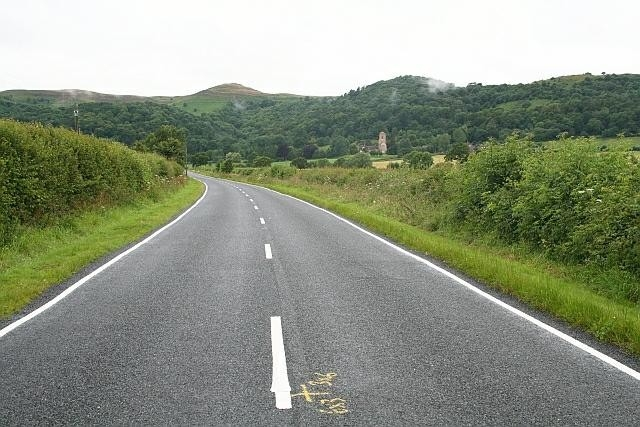
#> input picture Lane Line Detection/Image/test_lane.jpg, 640 x 427 px
$ jupyter execute 'Test on new Image.ipynb'
#> lines starting #> are read from the running program, lines starting #| are printed output that depends on the picture; after the words box and inside, x2 and y2 are one past the last pixel; in counts of white or black regions, pixels touching at a corner belong together
[cell 1]
import cv2
import matplotlib.pyplot as plt
import numpy as np

[cell 2]
image = plt.imread('Image/test_lane.jpg')
#> image is the input picture: shape (427, 640, 3); mean R, G, B 140.2, 147.4, 128.9
im2 = plt.imread('Image/road-line-detection.jpeg')
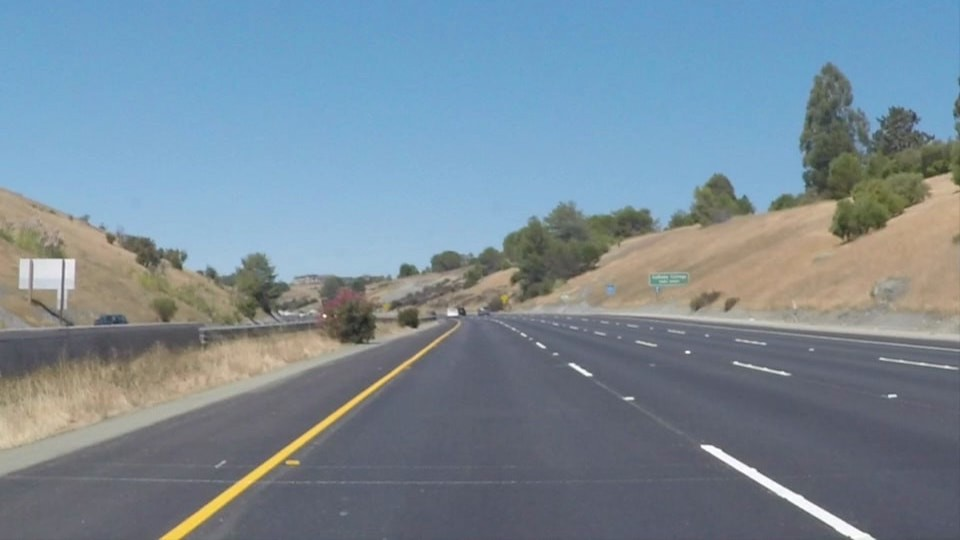
#> input picture Lane Line Detection/Image/road-line-detection.jpeg, 960 x 540 px
#> im2 is the input picture: shape (540, 960, 3); mean R, G, B 120.8, 138.6, 151.6

[cell 3]
plt.imshow(im2)

[cell 4]
im2.shape

[cell 5]
def canny_edge(img):
    """
    This function takes an image, return edges detected in it
    it can work for both gray and colored images.
    """
    if len(img.shape) > 2:
        assert len(img.shape) == 3, "expected a 3d array at most"
        #copy image
        copy_img = img.copy()
        #convert to gray scale
        gray_img = cv2.cvtColor(copy_img, cv2.COLOR_RGB2GRAY)
    else:
        gray_img = img.copy()

    #gaussian blur
    blur_img = cv2.GaussianBlur(gray_img, (5, 5), 0)

    #canny edge detection
    canny_img = cv2.Canny(blur_img, 50, 150)

    return canny_img


def region_of_interest(img):
    """
    This function returns an enclosed region
    of our field of view.

    arguments:
    img -> a canny edge detected image.
    """

    height = image.shape[0]
    polygons = np.array([
        [(150, height), (900, height), (550, 250)]
    ])
    mask = np.zeros_like(img)
    cv2.fillPoly(mask, polygons, 255) #255 will be the color of the polygon

    #bitwise and
    masked_img = cv2.bitwise_and(img, mask)
    return masked_img


def make_coordinates(img, line_parameters):
    slope, intercept = line_parameters
    y1 = img.shape[0]
    # we want the height of the new line to be 3/5 of the y-axis
    y2 = int(y1 * (3/5))
    # re-arranging y= mx + b we can get the x-coordinate values
    x1 = int((y1-intercept)/slope)
    x2 = int((y2-intercept)/slope)
    #the maths above allows both of our lines to have
    #the same vertical coordinates
    return np.array([x1, y1, x2, y2])

def average_slope_intercept(img, lines):
    left_fit = []
    right_fit = []

    for line in lines:
        x1, y1, x2, y2 =line.reshape(4)
        parameters = np.polyfit((x1, x2), (y1, y2), 1)
        slope = parameters[0]
        intercept = parameters[1]
        if slope < 0:
            left_fit.append((slope, intercept))
        else:
            right_fit.append((slope, intercept))
    left_fit_average = np.average(left_fit, axis=0)
    right_fit_average = np.average(right_fit, axis=0)
    left_line = make_coordinates(img, left_fit_average)
    right_line = make_coordinates(img, right_fit_average)

    return np.array([left_line, right_line])


def display_lines(img, lines):
    line_img = np.zeros_like(img)
    #lines will be a 3d array
    if lines is not None:
        for line in lines:
            x1, y1, x2, y2 = line
            #let's draw the line one our line_img mask
            #with BGR color of blue and line thickness of 10
            cv2.line(line_img, (x1,y1), (x2, y2), (255, 0, 0), 10)
    return line_img

[cell 6]
# import image
#image = cv2.imread('image/test_lane.jpg')
image = cv2.imread('Image/road-line-detection.jpeg')
#> image: shape (540, 960, 3)
# create a copy to work with
lane_image = np.copy(image)

#find edges in the image
canny_image = canny_edge(lane_image)
#> in canny_edge, `gray_img = cv2.cvtColor(copy_img, cv2.COLOR_RGB2GRAY)`:
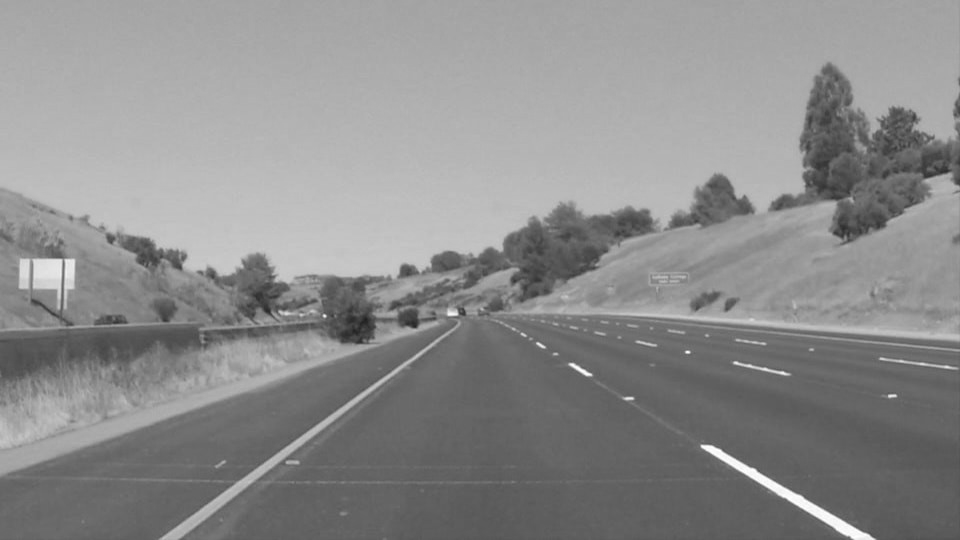
#> gray_img: shape (540, 960); min 31, max 255, mean 140.4
#> in canny_edge, `canny_img = cv2.Canny(blur_img, 50, 150)`:
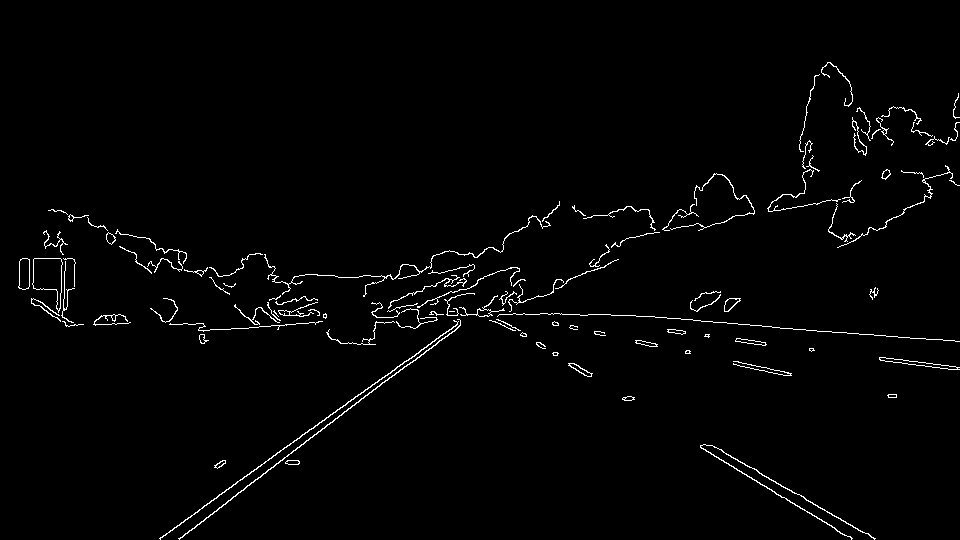
#> canny_img: shape (540, 960); 1.7% white in thin lines or dots, all inside (x1, y1, x2, y2) = (18, 62, 960, 540)

plt.imshow(canny_image)

[cell 7]
lane_image.shape

[cell 8]
#identify your region of interest
roi_image = region_of_interest(canny_image)
#> in region_of_interest, `masked_img = cv2.bitwise_and(img, mask)`:
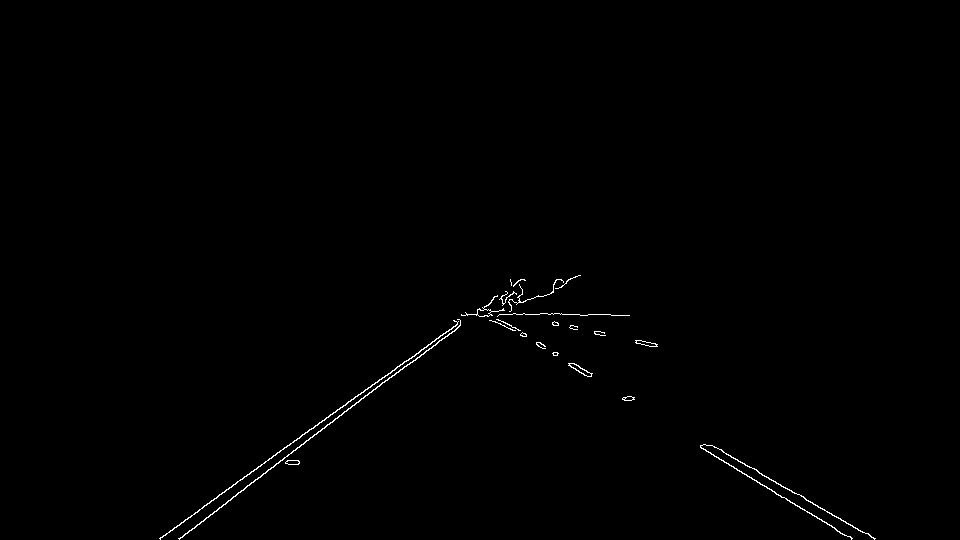
#> masked_img: shape (540, 960); 0.46% white in thin lines or dots, all inside (x1, y1, x2, y2) = (159, 275, 876, 540)
plt.imshow(roi_image, cmap='gray')

[cell 9]
#aply hough transform
detected_lines = cv2.HoughLinesP(roi_image, 2, np.pi/180, 100, np.array([]), minLineLength=40, maxLineGap=5)
#> detected_lines = [[228, 500, 460, 325], [160, 539, 217, 497], [160, 538, 382, 377], [741, 471, 851, 539], [712, 445, 874, 538], [179, 539, 230, 500], [700, 446, 781, 497], [420, 350, 460, 321], [341, 407, 434, 341]]
detected_lines
#> Out has the same summary as detected_lines

[cell 10]
#apply hough transform
detected_lines = cv2.HoughLinesP(roi_image, 2, np.pi/180, 100, np.array([]), minLineLength=40, maxLineGap=5)
left_fit = []
right_fit = []

for line in detected_lines:
    line.reshape(4)
    x1, y1, x2, y2 =line.reshape(4)
    parameters = np.polyfit((x1, x2), (y1, y2), 1)
    slope = parameters[0]
    intercept = parameters[1]
    if slope < 0:
        left_fit.append((slope, intercept))
    else:
        right_fit.append((slope, intercept))
#> this loop made 9 passes
#> (x1, y1, x2, y2, slope, intercept) on passes 1 to 8: (228, 500, 460, 325, -0.754, 672), (160, 539, 217, 497, -0.737, 656.9), (160, 538, 382, 377, -0.725, 654), (741, 471, 851, 539, 0.618, 12.93), (712, 445, 874, 538, 0.574, 36.26), (179, 539, 230, 500, -0.765, 675.9), (700, 446, 781, 497, 0.63, 5.26), (420, 350, 460, 321, -0.725, 654.5)
#> after the loop, left_fit = [(-0.754, 672), (-0.737, 656.9), (-0.725, 654), (-0.765, 675.9), (-0.725, 654.5), (-0.71, 649)]; right_fit = [(0.618, 12.93), (0.574, 36.26), (0.63, 5.26)]

left_fit_average = np.average(left_fit, axis=0)
#> left_fit_average = [-0.736, 660.4]
right_fit_average = np.average(right_fit, axis=0)
#> right_fit_average = [0.607, 18.15]

[cell 11]
right_fit
#> Out = [(0.618, 12.93), (0.574, 36.26), (0.63, 5.26)]

[cell 12]
left_fit
#> Out has the same summary as left_fit

[cell 13]
left_line = make_coordinates(lane_image, left_fit_average)
#> in make_coordinates, `slope, intercept = line_parameters`: slope = -0.736; intercept = 660.4
#> in make_coordinates, `x1 = int((y1-intercept)/slope)`: x1 = 163
#> in make_coordinates, `x2 = int((y2-intercept)/slope)`: x2 = 457
#> left_line = [163, 540, 457, 324]
right_line = make_coordinates(lane_image, right_fit_average)
#> right_line = [859, 540, 503, 324]
np.array([left_line, right_line])
#> Out = [[163, 540, 457, 324], [859, 540, 503, 324]]

[cell 14]
#optimize the detected lines
averaged_lines = average_slope_intercept(lane_image, detected_lines)
#> the loop in average_slope_intercept, `for line in lines:` made 9 passes
#> after the loop in average_slope_intercept, `for line in lines:`: right_fit = [(0.618, 12.93), (0.574, 36.26), (0.63, 5.26)]
#> in average_slope_intercept, `left_fit_average = np.average(left_fit, axis=0)`: left_fit_average = [-0.736, 660.4]
#> in average_slope_intercept, `right_fit_average = np.average(right_fit, axis=0)`: right_fit_average = [0.607, 18.15]
#> in average_slope_intercept, `left_line = make_coordinates(img, left_fit_average)`: left_line = [163, 540, 457, 324]
#> in average_slope_intercept, `right_line = make_coordinates(img, right_fit_average)`: right_line = [859, 540, 503, 324]
#> averaged_lines = [[163, 540, 457, 324], [859, 540, 503, 324]]

[cell 15]
averaged_lines
#> Out = [[163, 540, 457, 324], [859, 540, 503, 324]]

[cell 16]
#draw the lines on the a mask image same shape as lane_image
line_image = display_lines(lane_image, averaged_lines)
#> the loop in display_lines, `for line in lines:` made 2 passes
#> after the loop in display_lines, `for line in lines:`:
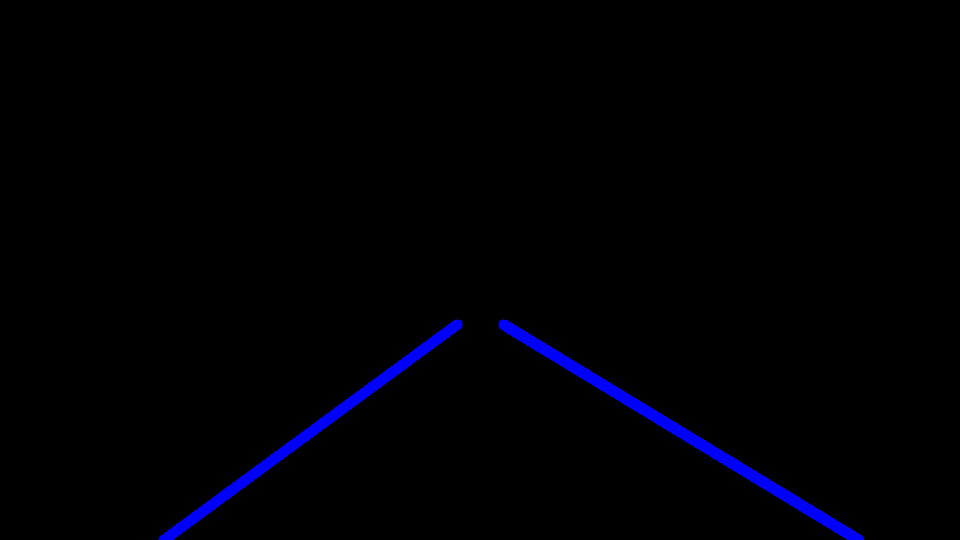
#> line_img: shape (540, 960, 3); mean of channels 0, 1, 2 4.3, 0, 0; drawn as B, G, R

[cell 17]
plt.imshow(line_image)

[cell 18]
#overlap the optimized lane line mask with the Image.
combo_image = cv2.addWeighted(lane_image, 0.8, line_image, 1, 1)
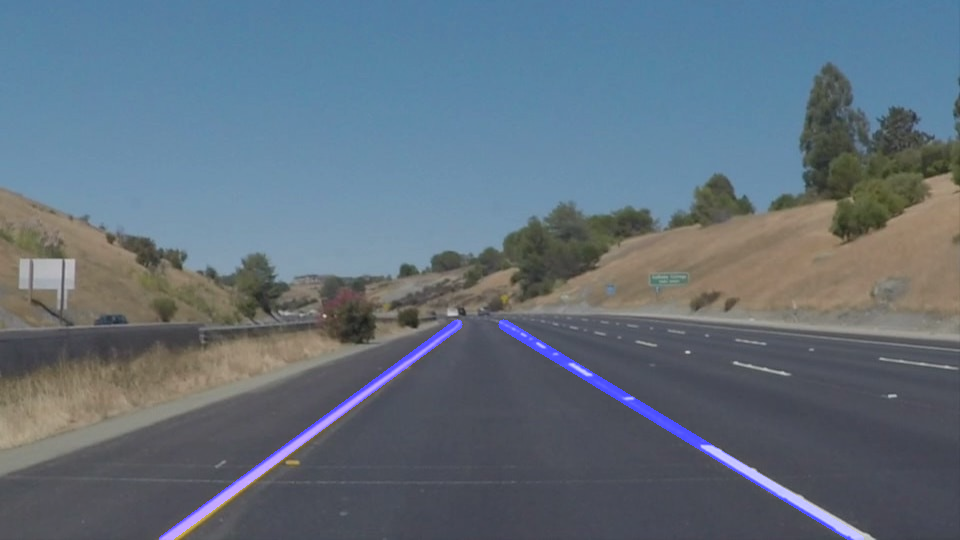
#> combo_image: shape (540, 960, 3); mean B, G, R 124.7, 111.9, 97.6
plt.imshow(combo_image)

# Second Image

I'm currently experiencing problems properly sorting the slope for lane lines in this image into left and right fit at one go. since I'm on some sort of "coding sprint" i decided to use a bit of a tricky solution to solve my problem. not optimal and would definitely revisit once i hit my target number of projects. Just a simple reminder to me that complex is better than complicated!and while this solution isn't complicated i had to beak thru a bunch of my functions to get it working properly...

[cell 19]
image = plt.imread('Image/test_lane.jpg')
plt.imshow(image)

[cell 20]
def canny_edge(img):
    """
    This function takes an image, return edges detected in it
    it can work for both gray and colored images.
    """
    if len(img.shape) > 2:
        assert len(img.shape) == 3, "expected a 3d array at most"
        #copy image
        copy_img = img.copy()
        #convert to gray scale
        gray_img = cv2.cvtColor(copy_img, cv2.COLOR_RGB2GRAY)
    else:
        gray_img = img.copy()

    #gaussian blur
    blur_img = cv2.GaussianBlur(gray_img, (5, 5), 0)

    #canny edge detection
    canny_img = cv2.Canny(blur_img, 50, 150)

    return canny_img


def region_of_interest(img):
    """
    This function returns an enclosed region
    of our field of view.

    arguments:
    img -> a canny edge detected image.
    """

    height = image.shape[0]
    polygons = np.array([
        [(200, 150), (300, height), (250, 150)]
    ])
    mask = np.zeros_like(img)
    cv2.fillPoly(mask, polygons, 255) #255 will be the color of the polygon

    #bitwise and
    masked_img = cv2.bitwise_and(img, mask)
    return masked_img


def make_coordinates(img, line_parameters):
    slope, intercept = line_parameters
    y1 = img.shape[0]
    # we want the height of the new line to be 3/5 of the y-axis
    y2 = int(y1 * (3/5))
    # re-arranging y= mx + b we can get the x-coordinate values
    x1 = int((y1-intercept)/slope)
    x2 = int((y2-intercept)/slope)
    #the maths above allows both of our lines to have
    #the same vertical coordinates
    return np.array([x1, y1, x2, y2])

# [31 lines left out: functions average_slope_intercept, display_lines, not called in this run]

[cell 21]
# import image
image = cv2.imread('image/test_lane.jpg')
#> image: shape (427, 640, 3)
# create a copy to work with
lane_image = np.copy(image)

#find edges in the image
canny_image = canny_edge(lane_image)
#> in canny_edge, `gray_img = cv2.cvtColor(copy_img, cv2.COLOR_RGB2GRAY)`:
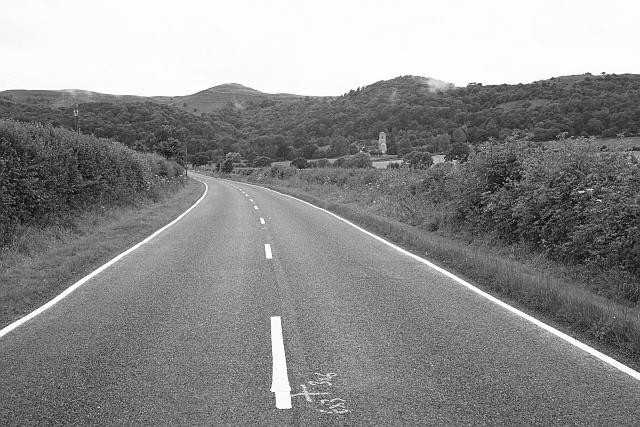
#> gray_img: shape (427, 640); min 6, max 255, mean 140.9

plt.imshow(canny_image)

[cell 22]
#identify your region of interest
roi_image = region_of_interest(canny_image)
#> in region_of_interest, `masked_img = cv2.bitwise_and(img, mask)`:
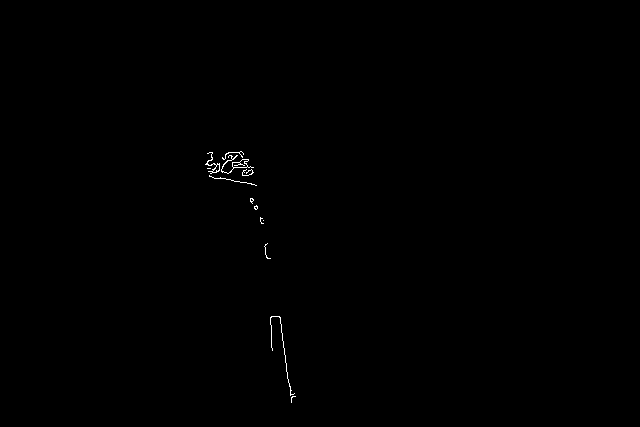
#> masked_img: shape (427, 640); 0.19% white in thin lines or dots, all inside (x1, y1, x2, y2) = (205, 151, 296, 403)
plt.imshow(roi_image, cmap='gray')

[cell 23]
#aply hough transform
detected_lines = cv2.HoughLinesP(roi_image, 2, np.pi/180, 50, np.array([]), minLineLength=10, maxLineGap=10)
#> detected_lines = [[265, 244, 267, 258], [284, 354, 291, 398], [281, 330, 285, 355]]
detected_lines
#> Out has the same summary as detected_lines

[cell 24]
fit = []
for line in detected_lines:
    line.reshape(4)
    x1, y1, x2, y2 =line.reshape(4)
    parameters = np.polyfit((x1, x2), (y1, y2), 1)
    slope = parameters[0]
    intercept = parameters[1]
    fit.append((slope, intercept))
#> this loop made 3 passes
#> (x1, y1, x2, y2, slope, intercept) on passes 1 to 3: (265, 244, 267, 258, 7, -1611), (284, 354, 291, 398, 6.29, -1431.1), (281, 330, 285, 355, 6.25, -1426.2)
#> after the loop, fit = [(7, -1611), (6.29, -1431.1), (6.25, -1426.2)]

[cell 25]
fit
#> Out = [(7, -1611), (6.29, -1431.1), (6.25, -1426.2)]

[cell 26]
line_img1 = np.zeros_like(lane_image)
#lines will be a 3d array
if detected_lines is not None:
    for line in detected_lines:
        x1, y1, x2, y2 = line[0]
        #let's draw the line one our line_img mask
        #with BGR color of blue and line thickness of 10
        cv2.line(line_img1, (x1,y1), (x2, y2), (255, 0, 0), 10)
#> this loop made 3 passes

[cell 27]
plt.imshow(line_img1)

[cell 28]
fit
#> Out = [(7, -1611), (6.29, -1431.1), (6.25, -1426.2)]

[cell 29]
line_average = np.average(fit, axis=0)
#> line_average = [6.51, -1489.5]
line_average
#> Out = [6.51, -1489.5]

[cell 30]
the_line = make_coordinates(lane_image, line_average)
#> in make_coordinates, `slope, intercept = line_parameters`: slope = 6.51; intercept = -1489.5
#> in make_coordinates, `x1 = int((y1-intercept)/slope)`: x1 = 294
#> in make_coordinates, `x2 = int((y2-intercept)/slope)`: x2 = 268
#> the_line = [294, 427, 268, 256]

[cell 31]
the_line
#> Out = [294, 427, 268, 256]

[cell 32]
final_line_img1 = np.zeros_like(lane_image)
#lines will be a 3d array
x1, y1, x2, y2 = the_line
#> x1 = 294; y1 = 427; x2 = 268; y2 = 256
#let's draw the line one our line_img mask
#with BGR color of blue and line thickness of 10
line_drawing1 = cv2.line(final_line_img1, (x1,y1), (x2, y2), (255, 0, 0), 12)

[cell 33]
plt.imshow(line_drawing1)

[cell 34]
# import image
image = cv2.imread('image/test_lane.jpg')
# create a copy to work with
lane_image = np.copy(image)

#find edges in the image
canny_image = canny_edge(lane_image)

plt.imshow(canny_image)

[cell 35]
def region_of_interest(img):
    """
    This function returns an enclosed region
    of our field of view.

    arguments:
    img -> a canny edge detected image.
    """

    height = image.shape[0]
    polygons = np.array([
        [(0, 350), (200, height), (180, 150)]
    ])
    mask = np.zeros_like(img)
    cv2.fillPoly(mask, polygons, 255) #255 will be the color of the polygon

    #bitwise and
    masked_img = cv2.bitwise_and(img, mask)
    return masked_img

[cell 36]
#identify your region of interest
roi_image = region_of_interest(canny_image)
#> in region_of_interest, `masked_img = cv2.bitwise_and(img, mask)`:
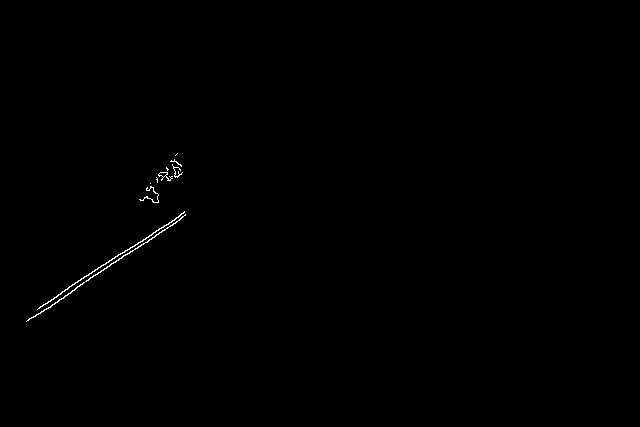
#> masked_img: shape (427, 640); 0.25% white in thin lines or dots, all inside (x1, y1, x2, y2) = (26, 153, 186, 322)
plt.imshow(roi_image, cmap='gray')

[cell 37]
#aply hough transform
detected_lines = cv2.HoughLinesP(roi_image, 2, np.pi/180, 50, np.array([]), minLineLength=10, maxLineGap=10)
#> detected_lines = [[39, 307, 183, 213], [35, 316, 185, 215], [72, 290, 130, 251]]
detected_lines
#> Out has the same summary as detected_lines

[cell 38]
fit = []
for line in detected_lines:
    line.reshape(4)
    x1, y1, x2, y2 =line.reshape(4)
    parameters = np.polyfit((x1, x2), (y1, y2), 1)
    slope = parameters[0]
    intercept = parameters[1]
    fit.append((slope, intercept))
#> this loop made 3 passes
#> (x1, y1, x2, y2, slope, intercept) on passes 1 to 3: (39, 307, 183, 213, -0.653, 332.5), (35, 316, 185, 215, -0.673, 339.6), (72, 290, 130, 251, -0.672, 338.4)
#> after the loop, fit = [(-0.653, 332.5), (-0.673, 339.6), (-0.672, 338.4)]

[cell 39]
line_img2 = np.zeros_like(lane_image)
#lines will be a 3d array
if detected_lines is not None:
    for line in detected_lines:
        x1, y1, x2, y2 = line[0]
        #let's draw the line one our line_img mask
        #with BGR color of blue and line thickness of 10
        cv2.line(line_img2, (x1,y1), (x2, y2), (255, 0, 0), 10)
#> this loop made 3 passes

[cell 40]
line_average2 = np.average(fit, axis=0)
#> line_average2 = [-0.666, 336.8]
line_average2
#> Out = [-0.666, 336.8]

[cell 41]
the_second_line = make_coordinates(lane_image, line_average2)
#> the_second_line = [-135, 427, 121, 256]

[cell 42]
final_line_img2 = np.zeros_like(lane_image)
#lines will be a 3d array
x1, y1, x2, y2 = the_second_line
#> x1 = -135; y1 = 427; x2 = 121; y2 = 256
#let's draw the line one our line_img mask
#with BGR color of blue and line thickness of 10
line_drawing2 = cv2.line(final_line_img2, (x1,y1), (x2, y2), (255, 0, 0), 10)

[cell 43]
plt.imshow(line_drawing2)

[cell 44]
combo_mask_image = cv2.addWeighted(line_drawing1, 1, line_drawing2, 1, 1)

[cell 45]
plt.imshow(combo_mask_image)

[cell 46]
combo_image = cv2.addWeighted(lane_image, 0.8, combo_mask_image, 1, 1)
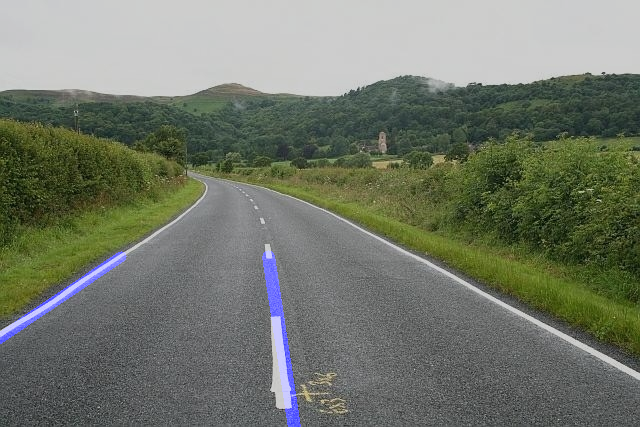
#> combo_image: shape (427, 640, 3); mean B, G, R 106.8, 119.9, 114.2
